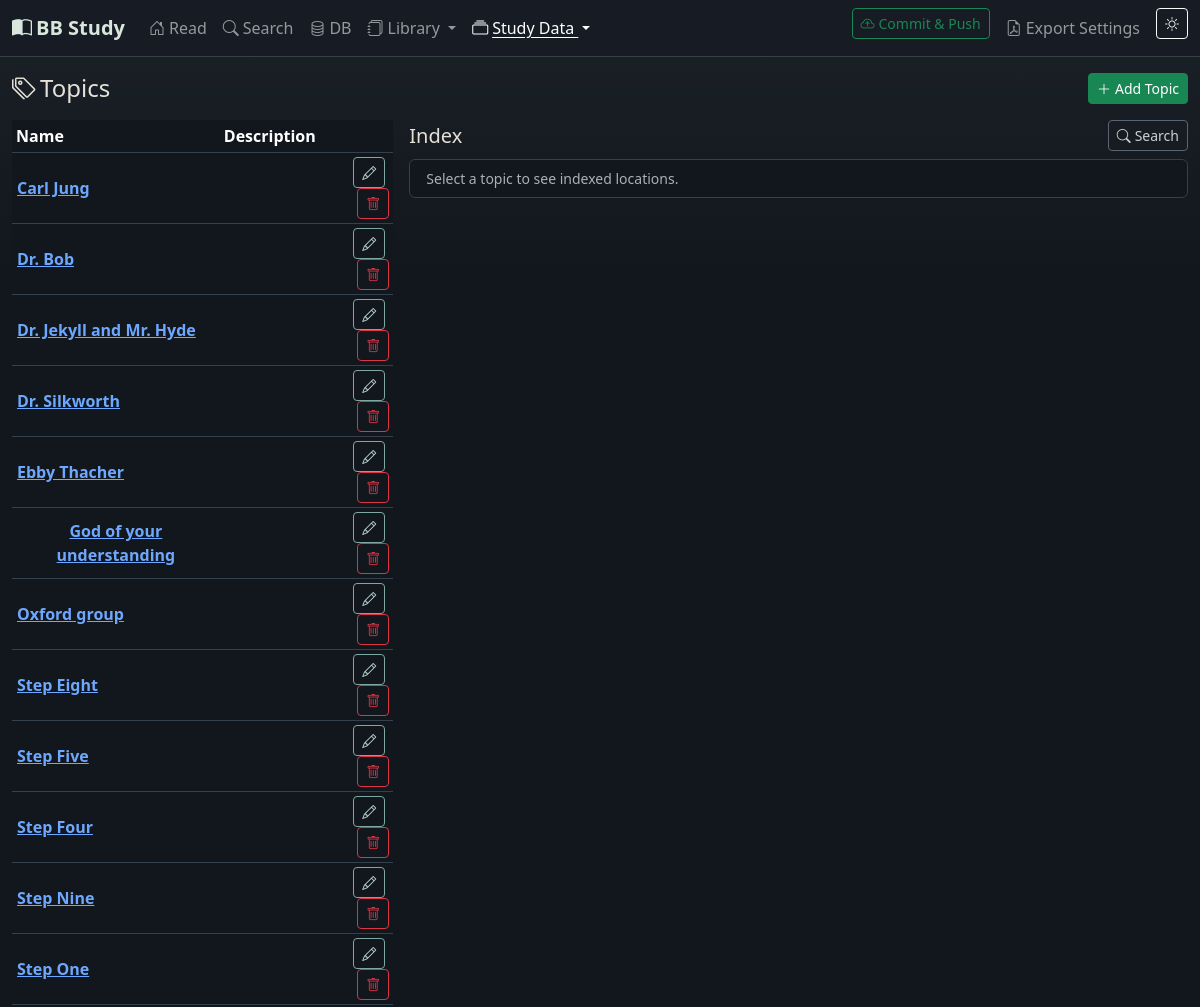
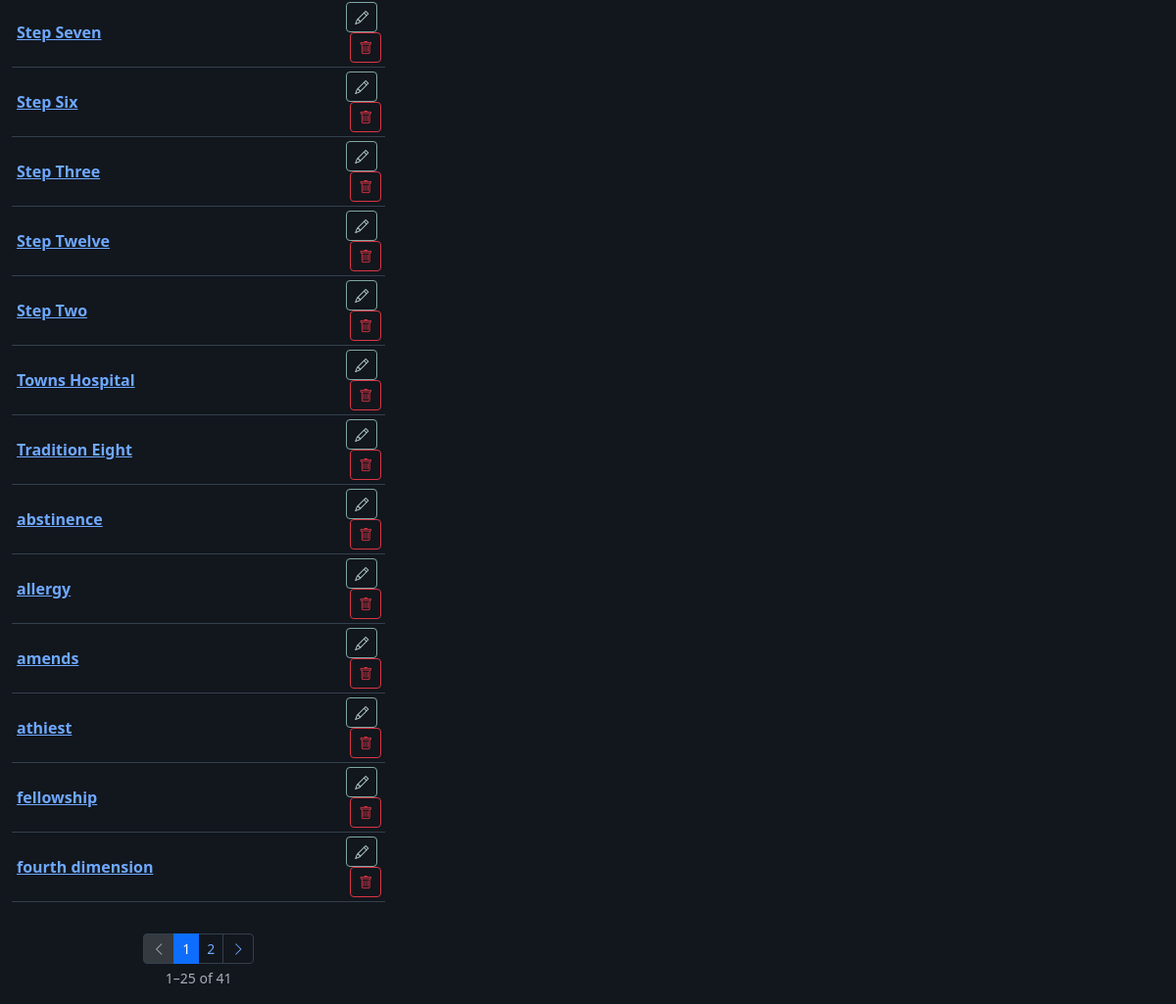
The app's page /topics with its own data (2 pictures, top to bottom).
### app/models.py (models this page shows, shortened)
class Setting(db.Model):
    __tablename__ = 'settings'
    id = db.Column(db.Integer, primary_key=True)
    key = db.Column(db.String(100), unique=True, nullable=False)
    value = db.Column(db.Text, default='')

class Topic(db.Model):
    __tablename__ = 'topics'
    id = db.Column(db.Integer, primary_key=True)
    name = db.Column(db.String(200), unique=True, nullable=False)
    description = db.Column(db.Text)
    created_at = db.Column(db.DateTime, default=datetime.utcnow)
    content_links = db.relationship('ContentTopic', backref='topic', lazy=True, cascade='all, delete-orphan')
    def to_dict(self):
        return {
            'id': self.id,
            'name': self.name,
            'description': self.description,
            'created_at': self.created_at.isoformat() if self.created_at else None,
        }

### app/routes/main.py (the view)
@main_bp.route('/topics')
def topics():
    from ..models import Topic
    pg = request.args.get('pg', 1, type=int)
    pagination = Topic.query.order_by(Topic.name).paginate(page=pg, per_page=25, error_out=False)
    books = Book.query.order_by(Book.title).all()
    return render_template('topics.html', theme=get_theme(), topics=pagination.items,
                           pagination=pagination, books=books)

### app/routes/main.py (called while the page is built)
def get_theme():
    s = Setting.query.filter_by(key='theme').first()
    return s.value

### app/templates/topics.html (shortened to what this page needs)
{% extends 'base.html' %}
{% from '_pagination.html' import render as paginate %}
{% block content %}
<div class="d-flex justify-content-between align-items-center mb-3">
  <h4 class="mb-0"><i class="bi bi-tags me-1"></i>Topics</h4>
  <button class="btn btn-sm btn-success" data-bs-toggle="modal" data-bs-target="#topicModal" onclick="openTopicModal()">
    <i class="bi bi-plus-lg me-1"></i>Add Topic
  </button>
</div>
<div class="row g-3">
  <div class="col-lg-4">
    <div class="table-responsive">
      <table class="table table-hover align-middle table-sm">
        <thead>
          <tr><th>Name</th><th>Description</th><th></th></tr>
        </thead>
        <tbody>
          {% for topic in topics %}
          <tr data-id="{{ topic.id }}">
            <td><button class="btn btn-link p-0 fw-semibold" onclick="loadTopicIndex({{ topic.id }}, '{{ topic.name|e }}')">{{ topic.name }}</button></td>
            <td class="small text-muted">{{ topic.description or '' }}</td>
            <td class="text-end">
              <button class="btn btn-sm btn-outline-primary me-1" onclick='openTopicModal({{ topic.to_dict()|tojson }})'><i class="bi bi-pencil"></i></button>
              <button class="btn btn-sm btn-outline-danger" onclick="deleteTopic({{ topic.id }})"><i class="bi bi-trash"></i></button>
            </td>
          </tr>
          {% else %}
          <tr><td colspan="3" class="text-muted text-center">No topics yet.</td></tr>
          {% endfor %}
        </tbody>
      </table>
    </div>
    {{ paginate(pagination, 'main.topics') }}
  </div>
  <div class="col-lg-8">
    <div class="d-flex justify-content-between align-items-center mb-2">
      <h5 class="mb-0" id="indexTitle">Index</h5>
      <a class="btn btn-sm btn-outline-secondary" href="{{ url_for('main.search') }}"><i class="bi bi-search me-1"></i>Search</a>
    </div>
    <div id="topicIndex" class="list-group small">
      <div class="list-group-item text-muted">Select a topic to see indexed locations.</div>
    </div>
  </div>
</div>
{% endblock %}

### app/static/css/style.css (style rules this page uses)
:root { --bb-sage: #8fae9a; --bb-teal: #7ea8a2; --bb-plum: #aa8fa8; --bb-amber: #b7a278; --bb-slate: #8d9aaa; }
[data-bs-theme="dark"] { --bb-page-bg: #12161d; --bb-surface: #181e27; --bb-surface-alt: #1f2631; --bb-border: #33404d; --bb-reader-bg: #151a22; --bb-control-bg: #141923; --bb-soft-sage: rgba(143, 174, 154, 0.16); --bb-soft-teal: rgba(126, 168, 162, 0.17); --bb-soft-plum: rgba(170, 143, 168, 0.16); --bb-soft-amber: rgba(183, 162, 120, 0.16); --bb-soft-slate: rgba(141, 154, 170, 0.16); --bs-body-bg: var(--bb-page-bg); --bs-body-color: #e6e1d8; --bs-border-color: var(--bb-border); --bs-secondary-color: #a9b0b8; --bs-primary-rgb: 126, 168, 162; --bs-success-rgb: 143, 174, 154; --bs-warning-rgb: 183, 162, 120; --bs-info-rgb: 141, 154, 170; }
html, body { transition: background-color 0.2s ease, color 0.2s ease; }
[data-bs-theme="dark"] body { background: linear-gradient(180deg, rgba(126, 168, 162, 0.08), transparent 18rem), var(--bb-page-bg); }
[data-bs-theme="dark"] .btn-outline-secondary { --bs-btn-color: #c9d0d6; --bs-btn-border-color: #596575; --bs-btn-hover-bg: var(--bb-soft-teal); --bs-btn-hover-border-color: var(--bb-teal); --bs-btn-hover-color: #f2efe8; --bs-btn-active-bg: var(--bb-soft-teal); --bs-btn-active-border-color: var(--bb-teal); }
[data-bs-theme="dark"] .btn-outline-primary { --bs-btn-color: #bdd8d4; --bs-btn-border-color: var(--bb-teal); --bs-btn-hover-bg: rgba(126, 168, 162, 0.22); --bs-btn-hover-border-color: #9abfba; --bs-btn-hover-color: #f2efe8; }
.table td, .table th { vertical-align: middle; }

### records on screen
Topic: name "Carl Jung"
Topic: name "Dr. Bob"
Topic: name "Dr. Jekyll and Mr. Hyde"
Topic: name "Dr. Silkworth"
Topic: name "Ebby Thacher"
Topic: name "God of your understanding"
Topic: name "Oxford group"
Topic: name "Step Eight"
Topic: name "Step Five"
Topic: name "Step Four"
Topic: name "Step Nine"
Topic: name "Step One"
Topic: name "Step Seven"
Topic: name "Step Six"
Topic: name "Step Three"
Topic: name "Step Twelve"
Topic: name "Step Two"
Topic: name "Towns Hospital"
Topic: name "Tradition Eight"
Topic: name "abstinence"
Topic: name "allergy"
Topic: name "amends"
Topic: name "athiest"
Topic: name "fellowship"
Topic: name "fourth dimension"

### other values on screen
{{ p }} "1" "2"
{{ start }} "1"
{{ end }} "25"
{{ pagination.total }} "41"
